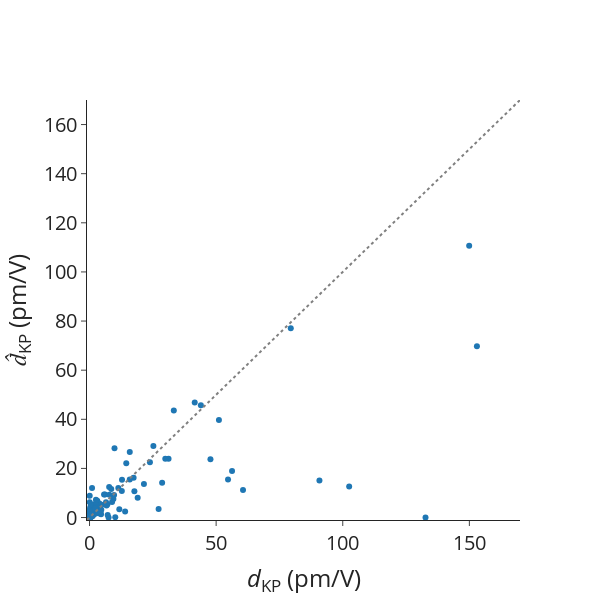

The cell this chart's notebook holds for it:
### Markdown cell above
## Errors on dKP masked

### Code cell
# Data

mae = mean_absolute_error(
    df_pred_matten["dKP_true"], df_pred_matten["dKP_matten_masked"]
)
mape = mean_absolute_percentage_error(
    df_pred_matten["dKP_true"], df_pred_matten["dKP_matten_masked"]
)
rmse = root_mean_squared_error(
    df_pred_matten["dKP_true"], df_pred_matten["dKP_matten_masked"]
)
spearmanrho = spearmanr(df_pred_matten["dKP_true"], df_pred_matten["dKP_matten_masked"])
print(f"MAE = {mae}")
print(f"MAPE = {mape}")
print(f"RMSE = {rmse}")
print(f"Rho_sp = {spearmanrho.statistic}")

# Scatter plot for previous outputs.
scatter_dKP = go.Scatter(
    x=df_pred_matten["dKP_true"],
    y=df_pred_matten["dKP_matten_masked"],
    mode="markers",
    name="",
    showlegend=False,
    text=[mpid for mpid in df_pred_matten.index.values],
)

ideal = go.Scatter(
    x=[-1, 200],
    y=[-1, 200],
    mode="lines",
    line=dict(color="gray", dash="dot"),
    showlegend=False,
)

# Layout
layout = go.Layout(
    # title=dict(text='Scatter Plot'),
    xaxis=dict(title="<i>d</i><sub>KP</sub> (pm/V)", range=[-1, 170]),
    yaxis=dict(title="<i>d&#770;</i><sub>KP</sub> (pm/V)", range=[-1, 170]),
    # legend=dict(font=dict(size=12)),
)

# Create figure
fig = go.Figure(data=[scatter_dKP, ideal], layout=layout)

fig.update_layout(
    autosize=False,
    font_size=20,
    width=600,
    height=600,
    # plot_bgcolor="white",
    template="simple_white",
)
fig.update_layout(
    xaxis=dict(
        # tickmode = 'array',
        # tickvals = [1, 2,3,4,5,6,7,8],
        # ticktext = ['One', 'Three', 'Five', 'Seven', 'Nine', 'Eleven']
        showgrid=False,
    ),
    yaxis=dict(
        # tickmode = 'array',
        # tickvals = [1, 2,3,4,5,6,7,8],
        # ticktext = ['One', 'Three', 'Five', 'Seven', 'Nine', 'Eleven']
        showgrid=False,
    ),
)

# Show figure
fig.show()

### Figure 1 — Plotly figure (JSON) as saved in the notebook; plotly's stock layout.template omitted (floating-point values rounded to 4 significant figures)
{"data": [{"mode": "markers", "name": "", "showlegend": false, "text": ["agm001266143", "agm002018585", "agm002056302", "agm002072309", "agm002073755", "agm002074655", "agm002077911", "agm002079795", "agm002091778", "agm002097562", "agm002128787", "agm002137965", "agm002149208", "agm002153716", "agm002156258", "agm002156599", "agm002186848", "agm002190330", "agm002224787", "agm002225219", "agm002233061", "agm002254137", "agm002336867", "agm002848041", "agm003160584", "agm003202330", "agm003204906", "agm003464867", "agm003612680", "agm003713453", "agm003743952", "agm004786105", "agm004947354", "agm004951594", "agm004958126", "agm005112928", "agm005539186", "agm005605704", "agm005769288", "agm005882580", "agm005955873", "agm006056059", "agm1000019508", "agm2000011039", "agm2000016398", "agm2000084944", "agm2000085596", "agm2000128632", "agm2000145156", "mp-1019889", "mp-1023936", "mp-1029408", "mp-1029652", "mp-1029932", "mp-1078049", "mp-1184796", "mp-1189731", "mp-1195571", "mp-1208039", "mp-1215615", "mp-1217830", "mp-1218158", "mp-1219293", "mp-1219501", "mp-1220818", "mp-1222496", "mp-1222565", "mp-1222661", "mp-1223489", "mp-1224376", "mp-1226863", "mp-1227512", "mp-1227993", "mp-1227994", "mp-1228522", "mp-1228745", "mp-14568", "mp-17066", "mp-17207", "mp-21521", "mp-23280", "mp-23363", "mp-23794", "mp-27316", "mp-27914", "mp-27987", "mp-28089", "mp-28473", "mp-29155", "mp-29524", "mp-32959", "mp-33723", "mp-36779", "mp-504908", "mp-504910", "mp-542931", "mp-550959", "mp-552663", "mp-554002", "mp-556719", "mp-559065", "mp-559373", "mp-559961", "mp-560521", "mp-560588", "mp-560699", "mp-561664", "mp-567246", "mp-568328", "mp-568802", "mp-570213", "mp-571195", "mp-6126", "mp-672158", "mp-685097", "mp-753401", "mp-756570", "mp-761842", "mp-769218", "mp-774907", "mp-8673", "mp-985293", "mp-997027", "mp-998230", "mp-998591"], "type": "scatter", "x": [43.97, 54.69, 3.414, 4.324, 0.7788, 3.723, 12.83, 1.171, 0.2783, 0.3484, 9.859, 0.6487, 0.1023, 0.8145, 0.6697, 1.802, 79.48, 15.89, 7.074, 14.51, 7.162, 149.9, 153.0, 0.08345, 90.79, 25.22, 11.37, 12.75, 1.263, 4.544, 0.1402, 51.1, 9.426, 7.753, 2.31, 4.642, 11.76, 33.28, 4.795, 8.574, 0.3751, 0.1132, 0.1593, 0.3006, 0.00583, 0.04986, 0.06715, 0.06453, 0.01259, 0.171, 3.059, 9.691, 3.888, 31.2, 17.41, 0.1422, 0.1452, 0.1531, 0.9609, 23.85, 2.575, 2.679, 0.2947, 19.01, 1.707, 0.1493, 0.5593, 41.54, 0.1658, 21.48, 0.4343, 27.28, 15.88, 2.372, 6.088, 8.9, 0.05694, 0.08069, 17.72, 7.526, 0.1045, 0.01013, 0.3089, 0.09656, 0.1074, 1.927, 2.775, 0.4037, 4.086, 0.4404, 1.262, 29.92, 2.416, 0.5667, 2.297, 0.7158, 7.802, 1.116, 0.5056, 1.671, 6.498, 0.9893, 0.7255, 0.2478, 28.67, 0.8428, 0.8595, 0.3758, 56.28, 47.75, 132.7, 102.5, 2.733, 0.568, 4.32, 2.158, 14.05, 0.7387, 60.61, 2.536, 6.72, 0.1602, 10.16, 5.73, 9.062], "y": [45.69, 15.45, 5.141, 3.217, 1.188, 2.885, 15.39, 2.039, 4.22, 0.4123, 28.19, 0.4123, 0.9993, 0.576, 2.093, 1.385, 77.08, 26.71, 5.365, 22.07, 1.072, 110.7, 69.7, 6.234, 15.06, 29.08, 12.01, 10.85, 1.177, 1.305, 0.9113, 39.72, 7.587, 12.44, 2.934, 3.169, 3.335, 43.57, 5.236, 11.59, 0.8978, 0.7421, 1.134, 1.488, 0.1811, 2.321, 8.842, 1.861, 1.048, 0.6536, 6.829, 9.137, 5.703, 23.9, 16.23, 0.5428, 0.9216, 0.3608, 4.408, 22.56, 2.641, 4.902, 0.7241, 8.047, 3.818, 1.249, 1.644, 46.82, 0.8073, 13.69, 0.9493, 3.467, 15.54, 5.585, 9.405, 6.291, 0.5811, 3.131, 10.68, 1.315e-06, 0.9916, 0.1489, 0.5135, 0.2666, 6.028e-07, 3.087, 1.758, 0.7993, 1.632, 1.883e-07, 0.6584, 23.89, 1.759, 5.423, 4.075, 0.6529, 9.243, 2.133, 1.586, 2.732, 6.197, 12.04, 2.627, 0.6452, 14.18, 0.4961, 0.7059, 0.06553, 18.96, 23.75, 3.499e-08, 12.66, 2.491, 0.8213, 2.308, 3.696, 2.487, 1.485, 11.19, 7.206, 4.9, 0.1348, 0.137, 9.392, 8.601]}, {"line": {"color": "gray", "dash": "dot"}, "mode": "lines", "showlegend": false, "type": "scatter", "x": [-1, 200], "y": [-1, 200]}], "layout": {"autosize": false, "font": {"size": 20}, "height": 600, "width": 600, "xaxis": {"range": [-1, 170], "showgrid": false, "title": {"text": "<i>d</i><sub>KP</sub> (pm/V)"}}, "yaxis": {"range": [-1, 170], "showgrid": false, "title": {"text": "<i>d&#770;</i><sub>KP</sub> (pm/V)"}}}}
